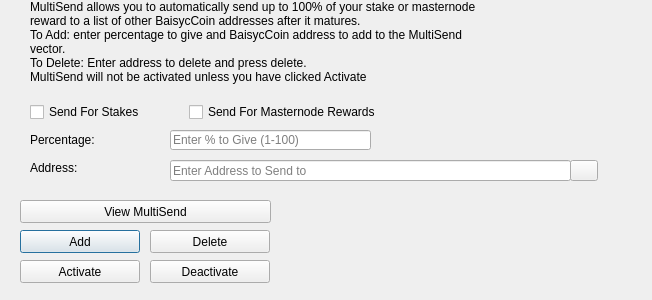
<?xml version="1.0" encoding="UTF-8"?>
<ui version="4.0">
 <class>MultiSendDialog</class>
 <widget class="QDialog" name="MultiSendDialog">
  <property name="windowModality">
   <enum>Qt::NonModal</enum>
  </property>
  <property name="geometry">
   <rect>
    <x>0</x>
    <y>0</y>
    <width>652</width>
    <height>300</height>
   </rect>
  </property>
  <property name="windowTitle">
   <string>MultiSend</string>
  </property>
  <widget class="QLineEdit" name="multiSendPercentEdit">
   <property name="geometry">
    <rect>
     <x>170</x>
     <y>130</y>
     <width>201</width>
     <height>20</height>
    </rect>
   </property>
   <property name="toolTip">
    <string>Enter whole numbers 1 - 100</string>
   </property>
   <property name="placeholderText">
    <string>Enter % to Give (1-100)</string>
   </property>
  </widget>
  <widget class="QLineEdit" name="multiSendAddressEdit">
   <property name="geometry">
    <rect>
     <x>170</x>
     <y>160</y>
     <width>401</width>
     <height>21</height>
    </rect>
   </property>
   <property name="toolTip">
    <string/>
   </property>
   <property name="placeholderText">
    <string>Enter Address to Send to</string>
   </property>
  </widget>
  <widget class="QLabel" name="label_2">
   <property name="geometry">
    <rect>
     <x>30</x>
     <y>0</y>
     <width>451</width>
     <height>121</height>
    </rect>
   </property>
   <property name="lineWidth">
    <number>1</number>
   </property>
   <property name="text">
    <string>MultiSend allows you to automatically send up to 100% of your stake or masternode reward to a list of other BaisycCoin addresses after it matures.
To Add: enter percentage to give and BaisycCoin address to add to the MultiSend vector.
To Delete: Enter address to delete and press delete.
MultiSend will not be activated unless you have clicked Activate</string>
   </property>
   <property name="alignment">
    <set>Qt::AlignLeading|Qt::AlignLeft|Qt::AlignTop</set>
   </property>
   <property name="wordWrap">
    <bool>true</bool>
   </property>
  </widget>
  <widget class="QLabel" name="message">
   <property name="geometry">
    <rect>
     <x>290</x>
     <y>200</y>
     <width>351</width>
     <height>91</height>
    </rect>
   </property>
   <property name="text">
    <string/>
   </property>
  </widget>
  <widget class="QPushButton" name="addButton">
   <property name="geometry">
    <rect>
     <x>20</x>
     <y>230</y>
     <width>120</width>
     <height>23</height>
    </rect>
   </property>
   <property name="toolTip">
    <string/>
   </property>
   <property name="statusTip">
    <string>Add to MultiSend Vector</string>
   </property>
   <property name="text">
    <string>Add</string>
   </property>
  </widget>
  <widget class="QPushButton" name="disableButton">
   <property name="geometry">
    <rect>
     <x>150</x>
     <y>260</y>
     <width>120</width>
     <height>23</height>
    </rect>
   </property>
   <property name="statusTip">
    <string>Deactivate MultiSend</string>
   </property>
   <property name="text">
    <string>Deactivate</string>
   </property>
  </widget>
  <widget class="QPushButton" name="addressBookButton">
   <property name="geometry">
    <rect>
     <x>570</x>
     <y>160</y>
     <width>28</width>
     <height>21</height>
    </rect>
   </property>
   <property name="toolTip">
    <string>Choose an address from the address book</string>
   </property>
   <property name="text">
    <string/>
   </property>
   <property name="icon">
    <iconset resource="../baisyccoin.qrc">
     <normaloff>:/icons/address-book</normaloff>:/icons/address-book</iconset>
   </property>
   <property name="shortcut">
    <string>Alt+A</string>
   </property>
   <property name="autoDefault">
    <bool>false</bool>
   </property>
  </widget>
  <widget class="QLabel" name="label">
   <property name="geometry">
    <rect>
     <x>30</x>
     <y>130</y>
     <width>121</width>
     <height>20</height>
    </rect>
   </property>
   <property name="toolTip">
    <string>Percentage of stake to send</string>
   </property>
   <property name="text">
    <string>Percentage:</string>
   </property>
  </widget>
  <widget class="QLabel" name="label_5">
   <property name="geometry">
    <rect>
     <x>30</x>
     <y>160</y>
     <width>111</width>
     <height>16</height>
    </rect>
   </property>
   <property name="toolTip">
    <string>Address to send portion of stake to</string>
   </property>
   <property name="text">
    <string>Address:</string>
   </property>
  </widget>
  <widget class="QPushButton" name="deleteButton">
   <property name="geometry">
    <rect>
     <x>150</x>
     <y>230</y>
     <width>120</width>
     <height>23</height>
    </rect>
   </property>
   <property name="toolTip">
    <string/>
   </property>
   <property name="statusTip">
    <string>Delete Address From MultiSend Vector</string>
   </property>
   <property name="text">
    <string>Delete</string>
   </property>
  </widget>
  <widget class="QPushButton" name="activateButton">
   <property name="geometry">
    <rect>
     <x>20</x>
     <y>260</y>
     <width>120</width>
     <height>23</height>
    </rect>
   </property>
   <property name="statusTip">
    <string>Activate MultiSend</string>
   </property>
   <property name="text">
    <string>Activate</string>
   </property>
  </widget>
  <widget class="QPushButton" name="viewButton">
   <property name="geometry">
    <rect>
     <x>20</x>
     <y>200</y>
     <width>251</width>
     <height>23</height>
    </rect>
   </property>
   <property name="toolTip">
    <string/>
   </property>
   <property name="statusTip">
    <string>View MultiSend Vector</string>
   </property>
   <property name="text">
    <string>View MultiSend</string>
   </property>
  </widget>
  <widget class="QWidget" name="horizontalLayoutWidget">
   <property name="geometry">
    <rect>
     <x>30</x>
     <y>100</y>
     <width>351</width>
     <height>24</height>
    </rect>
   </property>
   <layout class="QHBoxLayout" name="horizontalLayout">
    <item>
     <widget class="QCheckBox" name="multiSendStakeCheckBox">
      <property name="text">
       <string>Send For Stakes</string>
      </property>
     </widget>
    </item>
    <item>
     <widget class="QCheckBox" name="multiSendMasternodeCheckBox">
      <property name="text">
       <string>Send For Masternode Rewards</string>
      </property>
     </widget>
    </item>
   </layout>
  </widget>
 </widget>
 <resources>
  <include location="../baisyccoin.qrc"/>
 </resources>
 <connections/>
</ui>
